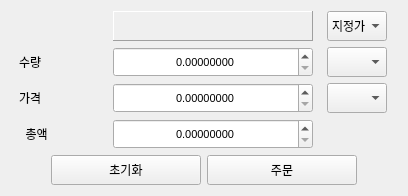
            <widget class="QWidget" name="tab_3">
             <attribute name="title">
              <string>매수</string>
             </attribute>
             <layout class="QVBoxLayout" name="verticalLayout_2">
              <item>
               <layout class="QHBoxLayout" name="horizontalLayout_5">
                <property name="spacing">
                 <number>6</number>
                </property>
                <item>
                 <widget class="QLabel" name="label_2">
                  <property name="minimumSize">
                   <size>
                    <width>80</width>
                    <height>30</height>
                   </size>
                  </property>
                  <property name="maximumSize">
                   <size>
                    <width>80</width>
                    <height>30</height>
                   </size>
                  </property>
                  <property name="text">
                   <string/>
                  </property>
                 </widget>
                </item>
                <item>
                 <widget class="QLabel" name="label_buy">
                  <property name="minimumSize">
                   <size>
                    <width>200</width>
                    <height>30</height>
                   </size>
                  </property>
                  <property name="maximumSize">
                   <size>
                    <width>200</width>
                    <height>30</height>
                   </size>
                  </property>
                  <property name="frameShape">
                   <enum>QFrame::Panel</enum>
                  </property>
                  <property name="frameShadow">
                   <enum>QFrame::Raised</enum>
                  </property>
                  <property name="text">
                   <string/>
                  </property>
                  <property name="alignment">
                   <set>Qt::AlignCenter</set>
                  </property>
                 </widget>
                </item>
                <item>
                 <widget class="QComboBox" name="comboBox_2">
                  <property name="minimumSize">
                   <size>
                    <width>60</width>
                    <height>30</height>
                   </size>
                  </property>
                  <property name="maximumSize">
                   <size>
                    <width>60</width>
                    <height>30</height>
                   </size>
                  </property>
                  <item>
                   <property name="text">
                    <string>지정가</string>
                   </property>
                  </item>
                  <item>
                   <property name="text">
                    <string>시장가</string>
                   </property>
                  </item>
                  <item>
                   <property name="text">
                    <string>예약</string>
                   </property>
                  </item>
                 </widget>
                </item>
               </layout>
              </item>
              <item>
               <layout class="QHBoxLayout" name="horizontalLayout_6">
                <property name="spacing">
                 <number>6</number>
                </property>
                <item>
                 <widget class="QLabel" name="label_4">
                  <property name="minimumSize">
                   <size>
                    <width>80</width>
                    <height>30</height>
                   </size>
                  </property>
                  <property name="maximumSize">
                   <size>
                    <width>80</width>
                    <height>30</height>
                   </size>
                  </property>
                  <property name="text">
                   <string>수량</string>
                  </property>
                  <property name="alignment">
                   <set>Qt::AlignJustify|Qt::AlignVCenter</set>
                  </property>
                 </widget>
                </item>
                <item>
                 <widget class="QDoubleSpinBox" name="doubleSpinBox_Abuy">
                  <property name="minimumSize">
                   <size>
                    <width>200</width>
                    <height>30</height>
                   </size>
                  </property>
                  <property name="maximumSize">
                   <size>
                    <width>200</width>
                    <height>30</height>
                   </size>
                  </property>
                  <property name="font">
                   <font>
                    <family>Arial</family>
                    <pointsize>8</pointsize>
                   </font>
                  </property>
                  <property name="alignment">
                   <set>Qt::AlignCenter</set>
                  </property>
                  <property name="decimals">
                   <number>8</number>
                  </property>
                  <property name="maximum">
                   <double>9999999999.989999771118164</double>
                  </property>
                 </widget>
                </item>
                <item>
                 <widget class="QComboBox" name="comboBox_buyAratio">
                  <property name="minimumSize">
                   <size>
                    <width>60</width>
                    <height>30</height>
                   </size>
                  </property>
                  <property name="maximumSize">
                   <size>
                    <width>60</width>
                    <height>30</height>
                   </size>
                  </property>
                 </widget>
                </item>
               </layout>
              </item>
              <item>
               <layout class="QHBoxLayout" name="horizontalLayout_8">
                <property name="spacing">
                 <number>6</number>
                </property>
                <item>
                 <widget class="QLabel" name="label_7">
                  <property name="minimumSize">
                   <size>
                    <width>80</width>
                    <height>30</height>
                   </size>
                  </property>
                  <property name="maximumSize">
                   <size>
                    <width>80</width>
                    <height>30</height>
                   </size>
                  </property>
                  <property name="text">
                   <string>가격</string>
                  </property>
                  <property name="alignment">
                   <set>Qt::AlignJustify|Qt::AlignVCenter</set>
                  </property>
                 </widget>
                </item>
                <item>
                 <widget class="QDoubleSpinBox" name="doubleSpinBox_Pbuy">
                  <property name="minimumSize">
                   <size>
                    <width>200</width>
                    <height>30</height>
                   </size>
                  </property>
                  <property name="maximumSize">
                   <size>
                    <width>200</width>
                    <height>30</height>
                   </size>
                  </property>
                  <property name="font">
                   <font>
                    <family>Arial</family>
                    <pointsize>8</pointsize>
                   </font>
                  </property>
                  <property name="alignment">
                   <set>Qt::AlignCenter</set>
                  </property>
                  <property name="decimals">
                   <number>8</number>
                  </property>
                  <property name="maximum">
                   <double>9999999999.989999771118164</double>
                  </property>
                 </widget>
                </item>
                <item>
                 <widget class="QComboBox" name="comboBox_buyPratio">
                  <property name="minimumSize">
                   <size>
                    <width>60</width>
                    <height>30</height>
                   </size>
                  </property>
                  <property name="maximumSize">
                   <size>
                    <width>60</width>
                    <height>30</height>
                   </size>
                  </property>
                  <property name="font">
                   <font>
                    <family>Arial</family>
                    <pointsize>8</pointsize>
                   </font>
                  </property>
                  <property name="layoutDirection">
                   <enum>Qt::LeftToRight</enum>
                  </property>
                  <property name="sizeAdjustPolicy">
                   <enum>QComboBox::AdjustToContents</enum>
                  </property>
                 </widget>
                </item>
               </layout>
              </item>
              <item>
               <layout class="QHBoxLayout" name="horizontalLayout_10">
                <property name="spacing">
                 <number>6</number>
                </property>
                <item>
                 <widget class="QLabel" name="label_9">
                  <property name="minimumSize">
                   <size>
                    <width>80</width>
                    <height>30</height>
                   </size>
                  </property>
                  <property name="maximumSize">
                   <size>
                    <width>80</width>
                    <height>30</height>
                   </size>
                  </property>
                  <property name="text">
                   <string>  총액</string>
                  </property>
                  <property name="alignment">
                   <set>Qt::AlignJustify|Qt::AlignVCenter</set>
                  </property>
                 </widget>
                </item>
                <item>
                 <widget class="QDoubleSpinBox" name="doubleSpinBox_totbuy">
                  <property name="minimumSize">
                   <size>
                    <width>200</width>
                    <height>30</height>
                   </size>
                  </property>
                  <property name="maximumSize">
                   <size>
                    <width>200</width>
                    <height>30</height>
                   </size>
                  </property>
                  <property name="font">
                   <font>
                    <family>Arial</family>
                    <pointsize>8</pointsize>
                   </font>
                  </property>
                  <property name="alignment">
                   <set>Qt::AlignCenter</set>
                  </property>
                  <property name="decimals">
                   <number>8</number>
                  </property>
                  <property name="maximum">
                   <double>9999999999.989999771118164</double>
                  </property>
                 </widget>
                </item>
                <item>
                 <widget class="QLabel" name="label_10">
                  <property name="minimumSize">
                   <size>
                    <width>60</width>
                    <height>30</height>
                   </size>
                  </property>
                  <property name="maximumSize">
                   <size>
                    <width>60</width>
                    <height>30</height>
                   </size>
                  </property>
                  <property name="font">
                   <font>
                    <family>Arial</family>
                    <pointsize>8</pointsize>
                   </font>
                  </property>
                  <property name="text">
                   <string/>
                  </property>
                  <property name="alignment">
                   <set>Qt::AlignLeading|Qt::AlignLeft|Qt::AlignVCenter</set>
                  </property>
                 </widget>
                </item>
               </layout>
              </item>
              <item>
               <layout class="QHBoxLayout" name="horizontalLayout_7">
                <item>
                 <spacer name="horizontalSpacer_6">
                  <property name="orientation">
                   <enum>Qt::Horizontal</enum>
                  </property>
                  <property name="sizeHint" stdset="0">
                   <size>
                    <width>40</width>
                    <height>20</height>
                   </size>
                  </property>
                 </spacer>
                </item>
                <item>
                 <widget class="QPushButton" name="pushButton_init">
                  <property name="minimumSize">
                   <size>
                    <width>150</width>
                    <height>30</height>
                   </size>
                  </property>
                  <property name="maximumSize">
                   <size>
                    <width>100</width>
                    <height>30</height>
                   </size>
                  </property>
                  <property name="text">
                   <string>초기화</string>
                  </property>
                 </widget>
                </item>
                <item>
                 <widget class="QPushButton" name="pushButton_buy">
                  <property name="minimumSize">
                   <size>
                    <width>150</width>
                    <height>30</height>
                   </size>
                  </property>
                  <property name="maximumSize">
                   <size>
                    <width>100</width>
                    <height>30</height>
                   </size>
                  </property>
                  <property name="text">
                   <string>주문</string>
                  </property>
                 </widget>
                </item>
                <item>
                 <spacer name="horizontalSpacer_7">
                  <property name="orientation">
                   <enum>Qt::Horizontal</enum>
                  </property>
                  <property name="sizeHint" stdset="0">
                   <size>
                    <width>40</width>
                    <height>20</height>
                   </size>
                  </property>
                 </spacer>
                </item>
               </layout>
              </item>
             </layout>
            </widget>
